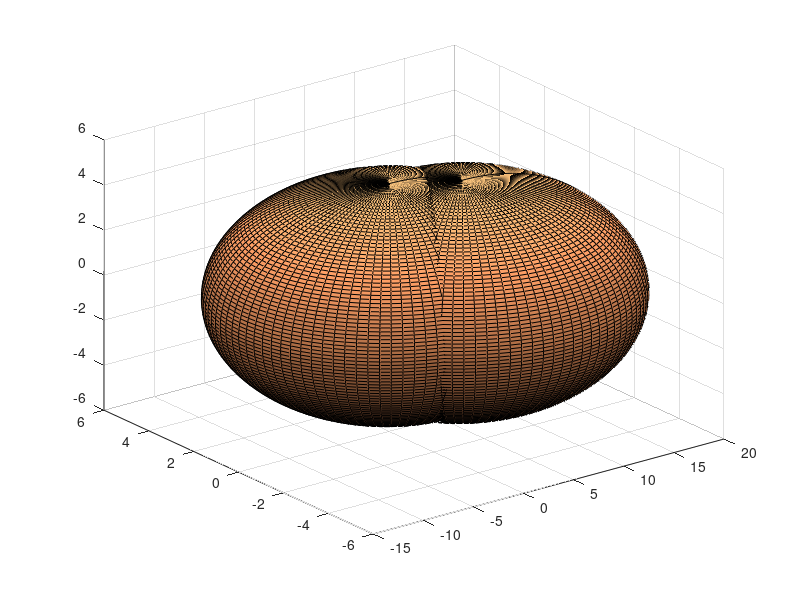

Source code (MATLAB): (Note: this script raises an error after producing the figure.)
clear
clc 
close all

t = 0;
while true
    %Body and tail
    [x, y, z] = ellipsoid(0,0,0,15,5,5,100);
    surf(x, y, z);
    colormap copper;
    hold on
    [x1,y1,z1] = ellipsoid(5,-1,0,15,5,5,100);
    surf(x1,y1,z1);
    hold on
    [x2,y2,z2] = ellipsoid(6,15,0,4,18,4,100);
    [x3,y3] = rotate(x2,y2,-pi/3);
    x3(x3 > 31) = NaN;
    y3(y3 < -5) = NaN;
    surf(x3,y3,z2);
    [x4,y4,z4] = ellipsoid(28,8,0,3,25,3,100);
    y4(y4 < 7) = NaN;
    %Tail flick
    x4(x4 > -100) = x4(x4 > -100) - 28;
    y4(y4 > -100) = y4(y4 > -100) - 8;
    th = sind(t) ./ 2;
    [x5,y5] = rotateFixed(x4,y4,th);
    x5(x5 > -100) = x5(x5 > -100) + 28;
    y5(y5 > -100) = y5(y5 > -100) + 8;
    surf(x5,y5,z4);

    %Upper Body
    %[x, y, z] = ellipsoid(0,0,0,15,5,5,30);
    [x30,y30,z30] = ellipsoid(-7,0,1,8,5,5,50);
    surf(x30,y30,z30)
    [x31,y31,z31] = ellipsoid(-7,0,2,7,5,5,50);
    surf(x31,y31,z31)
    [x32,y32,z32] = ellipsoid(-7,0,3,6,5,5,50);
    surf(x32,y32,z32)
    [x33,y33,z33] = ellipsoid(-7,0,4,5,5,5,50);
    surf(x33,y33,z33)
    [x34,y34,z34] = ellipsoid(-7,0,5,4,5,5,50);
    surf(x34,y34,z34)

    %Upper upper body
    [x35,y35,z35] = ellipsoid(-6.5,0,2,3.5,4.5,20,50);
    [x36,z36] = rotate(x35,z35,-pi/7);
    z36(z36 < 2.5) = NaN;
    surf(x36,y35,z36)
     %decor
    [x37,y37,z37] = ellipsoid(-4.75,0,19,1.5,1.5,1.5,50);
    surf(x37,y37,z37)

    %Head
    headRadius = 5;
    [x40,y40,z40] = ellipsoid(.5,0,27,headRadius,headRadius,headRadius+1,50);
    surf(x40,y40,z40)
    [x41,y41,z41] = ellipsoid(0,0,25,headRadius+2,headRadius-1,headRadius-1,50);
    x41(x41 > 0) = NaN;
    surf(x41,y41,z41)
    %Eyes
    [x42,y42,z42] = ellipsoid(-13,1.75,18,.5,1.25,1.75,50);
    [x43,z43] = rotate(x42,z42,-pi/7);
    surf(x43,y42,z43)
    [x44,y44,z44] = ellipsoid(-13,-1.75,18,.5,1.25,1.75,50);
    [x45,z45] = rotate(x44,z44,-pi/7);
    surf(x45,y44,z45)
    %Horn
    r = -linspace(0,2*pi);
    th = linspace(0,2*pi);
    [R,T] = meshgrid(r,th);
    x46 = R.*cos(T);
    y46 = R.*sin(T);
    z46 = R;
    x46(x46 > -100) = x46 - 10;
    x46(x46 > -100) = x46 / 3;
    y46(y46 > -100) = y46 / 3;
    z46(z46 > -100) = z46 + 30;
    z46(z46 > -100) = z46 / 1;
    [x47,z47] = rotate(x46,z46,pi/7);
    x47(x47 > -100) = x47 + 10;
    z47(z47 > -100) = z47 + 6;
    surf(x47,y46,z47)

    %Right Ears
    [x50,y50,z50] = ellipsoid(-.5,-4,32,2,.5,8,50);
    z50(z50 < 28) = NaN;
    surf(x50,y50,z50)
    [x51,y51,z51] = ellipsoid(1,-4,32,2,.5,6,50);
    z51(z51 < 29) = NaN;
    surf(x51,y51,z51)
    [x52,y52,z52] = ellipsoid(2.5,-3.5,32,2,.5,4,50);
    z52(z52 < 29) = NaN;
    surf(x52,y52,z52)
    %Left Ears
    [x53,y53,z53] = ellipsoid(-.5,4,32,2,.5,8,50);
    z53(z53 < 28) = NaN;
    surf(x53,y53,z53)
    [x54,y54,z54] = ellipsoid(1,4,32,2,.5,6,50);
    z54(z54 < 29) = NaN;
    surf(x54,y54,z54)
    [x55,y55,z55] = ellipsoid(2.5,3.5,32,2,.5,4,50);
    z55(z55 < 29) = NaN;
    surf(x55,y55,z55)
    
    axis equal
    shading interp;
    colormap winter;
    lightangle(0,0);
    xlabel('x')
    ylabel('y')
    zlabel('z')
    view(t ./ 5,abs(sind(t / 5) .* 20));
    pause(.03);
    t = t + 10;
    hold off
end

function [xx yy] = rotate(xx,yy,th)
    [rows cols] = size(xx);  
    n = rows .* cols;
    p1(1,:) = reshape(xx,1,n);
    p1(2,:) = reshape(yy,1,n);
    A = [cos(th) -sin(th)
        sign(th) cos(th)];
    p2 = A * p1;
    xx = reshape(p2(1,:),rows,cols);
    yy = reshape(p2(2,:),rows,cols);
end      

%fixes the sign(th) problem I coded in the original
%Rotates around the origin
function [xx yy] = rotateFixed(xx,yy,th)
    [rows cols] = size(xx);  
    n = rows .* cols;
    p1(1,:) = reshape(xx,1,n);
    p1(2,:) = reshape(yy,1,n);
    A = [cos(th) -sin(th)
        sin(th) cos(th)];
    p2 = A * p1;
    xx = reshape(p2(1,:),rows,cols);
    yy = reshape(p2(2,:),rows,cols);
end
    
